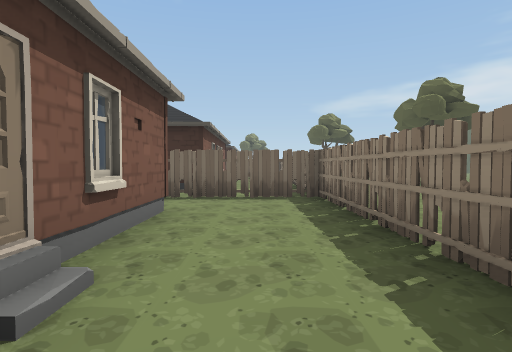
view 1 (above)

16 first-person views from a walk through a 3-D level made in the Unity game engine. The camera is 1.4 m above the floor, tilts 2° down and sees 80° across. Doors are open. The floor is counted in squares, 2 m on a side. Each view is taken from the middle of a square. On the plan, view 1 faces up. The plan holds only what a view shows up to about 10 squares ahead; the rest is blank. The place goes on beyond the plan. The player character is not drawn.

view 2
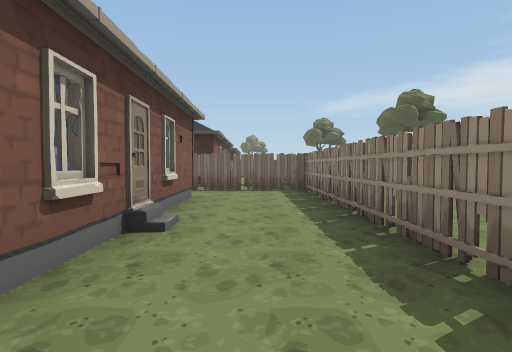

view 3
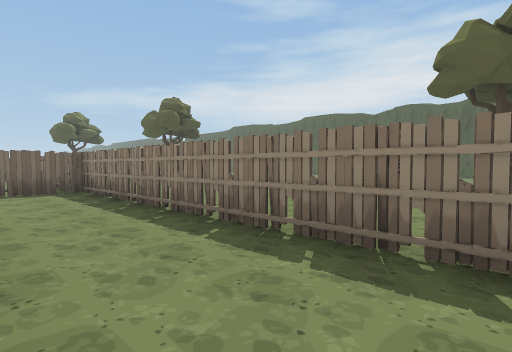

view 4
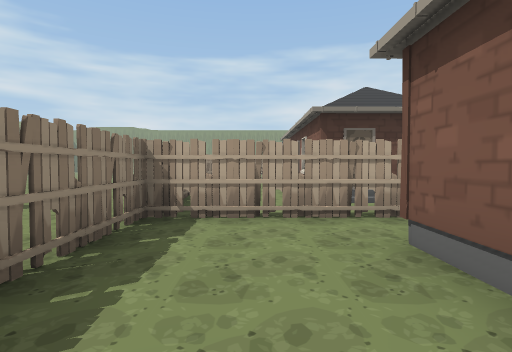

view 5
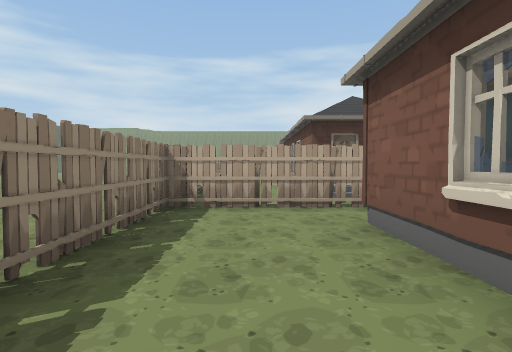

view 6
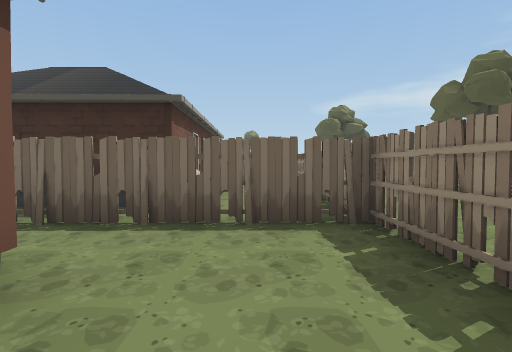

view 7
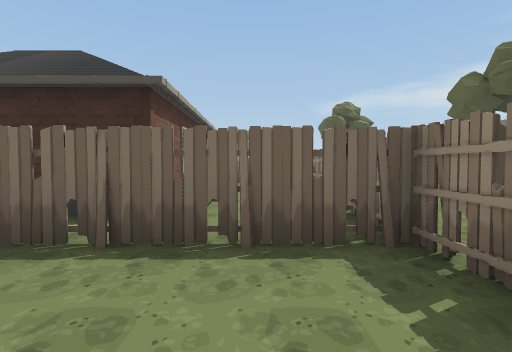

view 8
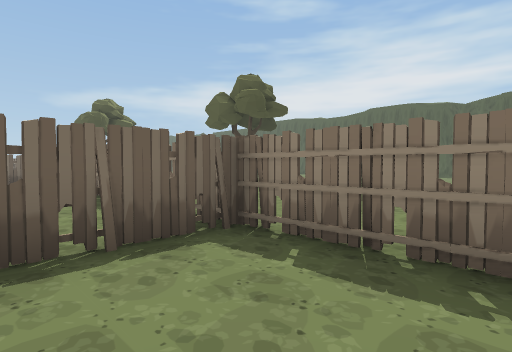

view 9
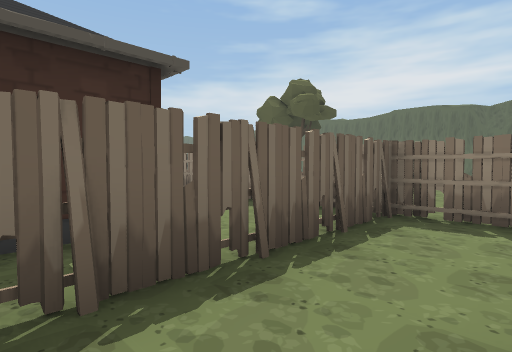

view 10
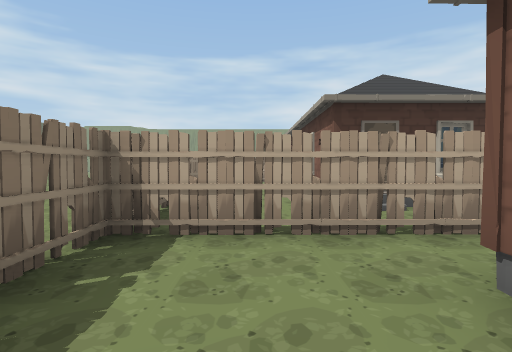

view 11
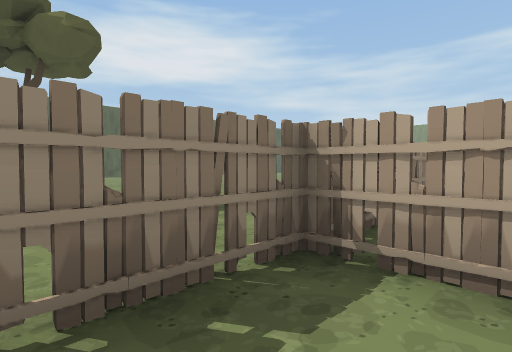

view 12
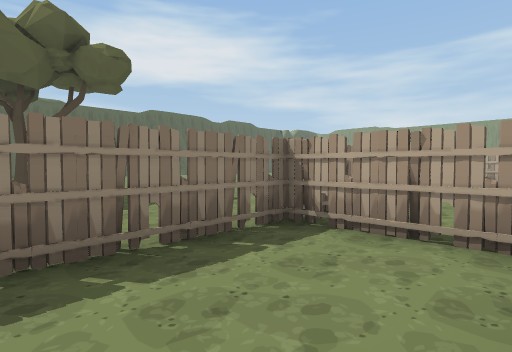

view 13
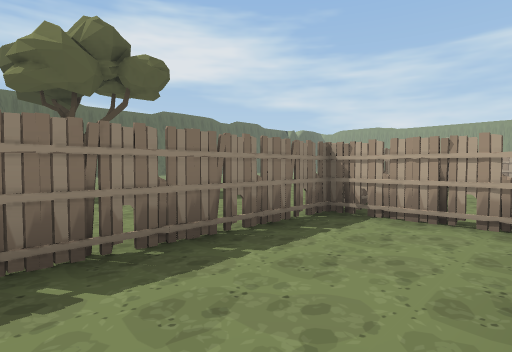

view 14
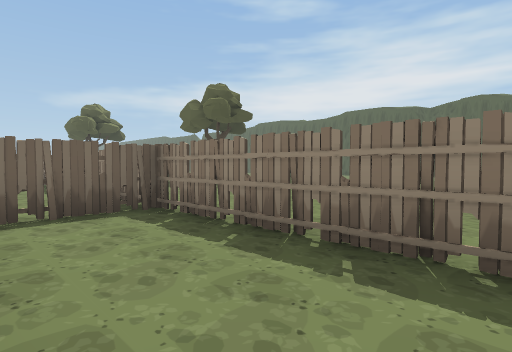

view 15
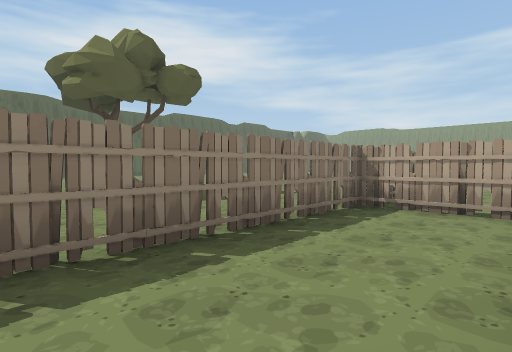

view 16
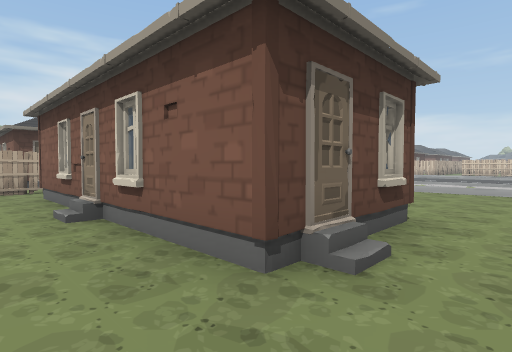

### Floor plan
Key: @ floor where view 1 was taken; # wall or solid block; . floor; / step, stairs or slope; O other object.
Columns run from 3 left of view 1 to 7 right of it. Each row starts with its distance up from view 1.
 16    OO
 15
 14
 13  O  O
 12  O .O
 11  O .O
 10 OO..O
  9 OO..O ..
  8 #O..O...
  7 OOOOO...
  6 ....O...
  5 ./..O...
  4 OO..O...
  3 OO..O...
  2 OO..O...
  1  O..O...
  0  O.@O...
 -1 OO..OO....O
 -2  ...O....
 -3  OOOO....
 -4  ...OO...
 -5 OO...O...
 -6 OO...O
 -7  O.. O
 -8  O   O
 -9  O   O

Positions as (right, up) in squares from view 1, and headings:
1: (0, 0), facing up
2: (0, -2), facing up
3: (-1, -2), facing up-right
4: (0, 1), facing down
5: (0, 2), facing down
6: (0, 3), facing up
7: (0, 4), facing up
8: (-1, 4), facing up-right
9: (-3, 5), facing up-right
10: (0, 0), facing down
11: (0, -1), facing down-right
12: (-1, 0), facing down-right
13: (-1, 1), facing down-right
14: (-1, 2), facing up-right
15: (-1, 2), facing down-right
16: (0, 6), facing down-left
